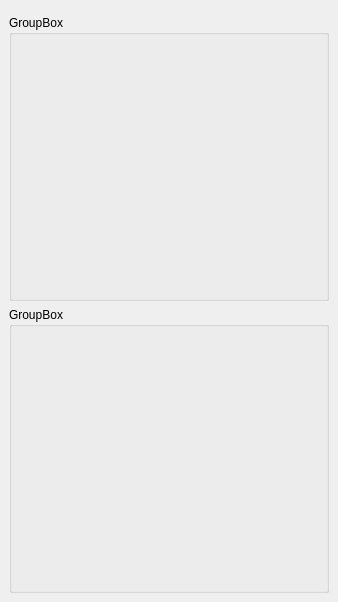
<ui version="4.0" >
 <class>StatusGaugeTest</class>
 <widget class="QDialog" name="StatusGaugeTest" >
  <property name="geometry" >
   <rect>
    <x>0</x>
    <y>0</y>
    <width>338</width>
    <height>602</height>
   </rect>
  </property>
  <property name="windowTitle" >
   <string>StatusGaugeTest</string>
  </property>
  <layout class="QVBoxLayout" >
   <property name="margin" >
    <number>9</number>
   </property>
   <property name="spacing" >
    <number>6</number>
   </property>
   <item>
    <layout class="QHBoxLayout" >
     <property name="margin" >
      <number>0</number>
     </property>
     <property name="spacing" >
      <number>6</number>
     </property>
     <item>
      <widget class="StatusGauge" name="gauge" />
     </item>
     <item>
      <widget class="StatusGauge" name="StatusGauge_4" />
     </item>
     <item>
      <widget class="StatusGauge" name="StatusGauge_0" />
     </item>
     <item>
      <widget class="StatusGauge" name="StatusGauge_5" />
     </item>
     <item>
      <widget class="StatusGauge" name="StatusGauge_2" />
     </item>
     <item>
      <widget class="StatusGauge" name="StatusGauge_3" />
     </item>
    </layout>
   </item>
   <item>
    <layout class="QVBoxLayout" >
     <property name="margin" >
      <number>0</number>
     </property>
     <property name="spacing" >
      <number>6</number>
     </property>
     <item>
      <widget class="QGroupBox" name="groupBox1" >
       <property name="sizePolicy" >
        <sizepolicy>
         <hsizetype>3</hsizetype>
         <vsizetype>3</vsizetype>
         <horstretch>0</horstretch>
         <verstretch>0</verstretch>
        </sizepolicy>
       </property>
       <property name="title" >
        <string>GroupBox</string>
       </property>
      </widget>
     </item>
    </layout>
   </item>
   <item>
    <layout class="QHBoxLayout" >
     <property name="margin" >
      <number>0</number>
     </property>
     <property name="spacing" >
      <number>6</number>
     </property>
     <item>
      <widget class="QGroupBox" name="groupBox2" >
       <property name="sizePolicy" >
        <sizepolicy>
         <hsizetype>3</hsizetype>
         <vsizetype>3</vsizetype>
         <horstretch>0</horstretch>
         <verstretch>0</verstretch>
        </sizepolicy>
       </property>
       <property name="title" >
        <string>GroupBox</string>
       </property>
      </widget>
     </item>
    </layout>
   </item>
  </layout>
 </widget>
 <layoutdefault spacing="6" margin="11" />
 <pixmapfunction>qPixmapFromMimeSource</pixmapfunction>
 <customwidgets>
  <customwidget>
   <class>StatusGauge</class>
   <extends>QWidget</extends>
   <header>StatusGauge.h</header>
  </customwidget>
 </customwidgets>
 <resources/>
 <connections/>
</ui>
